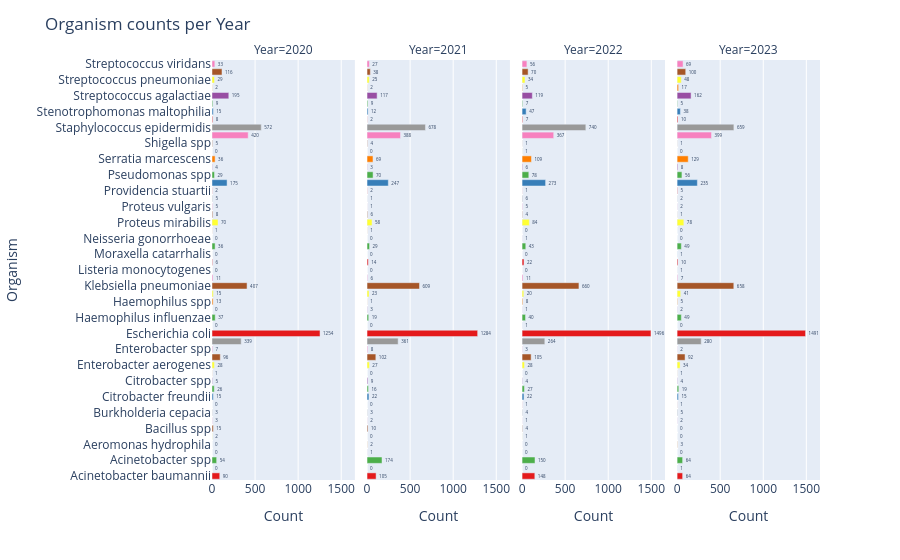

Write notebook code for a chart like this one.
### Code cell
# Build a new DataFrame for plotting
plot_df = []

for yr in yrs:
    yr = int(yr)
    subset = df[df["Year"] == yr].value_counts("Organism")
    subset = subset.reindex(all_organisms, fill_value=0)
    subset = subset.reset_index()
    subset.columns = ["Organism", "Count"]
    subset["Year"] = yr
    plot_df.append(subset)

plot_df = pd.concat(plot_df, ignore_index=True)

# Create faceted bar plot
fig = px.bar(
    plot_df, x="Count", y="Organism", facet_col="Year", orientation="h",
    color="Organism", text="Count", color_discrete_sequence=px.colors.qualitative.Set1
)

# Customize layout
fig.update_layout(
    height=900,
    title="Organism counts per Year",
    showlegend=False
)

# Ensure consistent y-axis order across facets
fig.update_traces(textposition='outside')
fig.update_yaxes(categoryorder='array', categoryarray=all_organisms)
fig.show()
